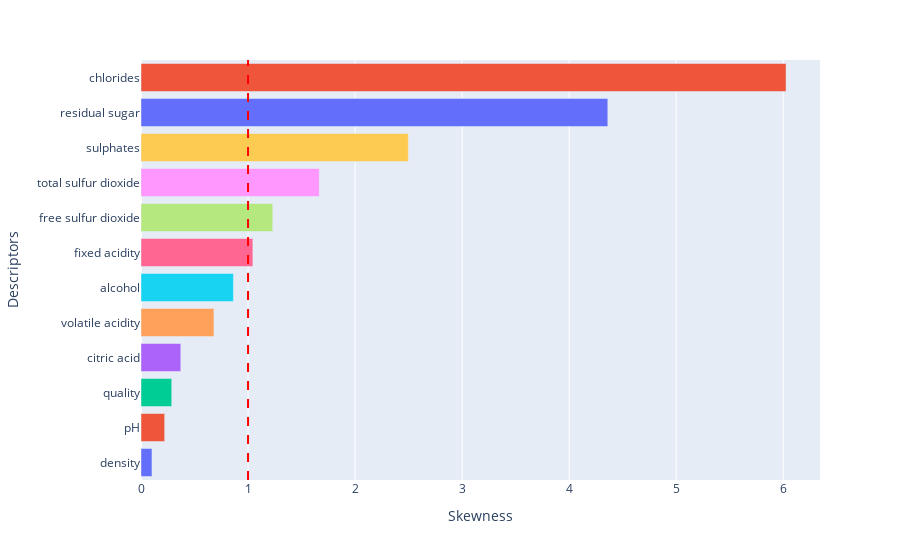

Notebook source saved alongside this figure:
### Code cell
from plotly.express import bar

skewness = data.skew().sort_values(ascending=True)
fig = bar(x=skewness, y=skewness.index, color=skewness.index, labels={'x': 'Skewness', 'y':'Descriptors'})
fig.update_layout(showlegend=False)
fig.add_vline(x=1, line_dash="dash", line_color="red")
fig.show()

### Figure 1 — Plotly figure (JSON) as saved in the notebook; plotly's stock layout.template omitted (floating-point values rounded to 4 significant figures)
{"data": [{"alignmentgroup": "True", "hovertemplate": "color=density<br>Skewness=%{x}<br>Descriptors=%{y}<extra></extra>", "legendgroup": "density", "marker": {"color": "#636efa", "pattern": {"shape": ""}}, "name": "density", "offsetgroup": "density", "orientation": "h", "showlegend": true, "textposition": "auto", "type": "bar", "x": [0.1024], "xaxis": "x", "y": ["density"], "yaxis": "y"}, {"alignmentgroup": "True", "hovertemplate": "color=pH<br>Skewness=%{x}<br>Descriptors=%{y}<extra></extra>", "legendgroup": "pH", "marker": {"color": "#EF553B", "pattern": {"shape": ""}}, "name": "pH", "offsetgroup": "pH", "orientation": "h", "showlegend": true, "textposition": "auto", "type": "bar", "x": [0.2211], "xaxis": "x", "y": ["pH"], "yaxis": "y"}, {"alignmentgroup": "True", "hovertemplate": "color=quality<br>Skewness=%{x}<br>Descriptors=%{y}<extra></extra>", "legendgroup": "quality", "marker": {"color": "#00cc96", "pattern": {"shape": ""}}, "name": "quality", "offsetgroup": "quality", "orientation": "h", "showlegend": true, "textposition": "auto", "type": "bar", "x": [0.2868], "xaxis": "x", "y": ["quality"], "yaxis": "y"}, {"alignmentgroup": "True", "hovertemplate": "color=citric acid<br>Skewness=%{x}<br>Descriptors=%{y}<extra></extra>", "legendgroup": "citric acid", "marker": {"color": "#ab63fa", "pattern": {"shape": ""}}, "name": "citric acid", "offsetgroup": "citric acid", "orientation": "h", "showlegend": true, "textposition": "auto", "type": "bar", "x": [0.3716], "xaxis": "x", "y": ["citric acid"], "yaxis": "y"}, {"alignmentgroup": "True", "hovertemplate": "color=volatile acidity<br>Skewness=%{x}<br>Descriptors=%{y}<extra></extra>", "legendgroup": "volatile acidity", "marker": {"color": "#FFA15A", "pattern": {"shape": ""}}, "name": "volatile acidity", "offsetgroup": "volatile acidity", "orientation": "h", "showlegend": true, "textposition": "auto", "type": "bar", "x": [0.6815], "xaxis": "x", "y": ["volatile acidity"], "yaxis": "y"}, {"alignmentgroup": "True", "hovertemplate": "color=alcohol<br>Skewness=%{x}<br>Descriptors=%{y}<extra></extra>", "legendgroup": "alcohol", "marker": {"color": "#19d3f3", "pattern": {"shape": ""}}, "name": "alcohol", "offsetgroup": "alcohol", "orientation": "h", "showlegend": true, "textposition": "auto", "type": "bar", "x": [0.8633], "xaxis": "x", "y": ["alcohol"], "yaxis": "y"}, {"alignmentgroup": "True", "hovertemplate": "color=fixed acidity<br>Skewness=%{x}<br>Descriptors=%{y}<extra></extra>", "legendgroup": "fixed acidity", "marker": {"color": "#FF6692", "pattern": {"shape": ""}}, "name": "fixed acidity", "offsetgroup": "fixed acidity", "orientation": "h", "showlegend": true, "textposition": "auto", "type": "bar", "x": [1.045], "xaxis": "x", "y": ["fixed acidity"], "yaxis": "y"}, {"alignmentgroup": "True", "hovertemplate": "color=free sulfur dioxide<br>Skewness=%{x}<br>Descriptors=%{y}<extra></extra>", "legendgroup": "free sulfur dioxide", "marker": {"color": "#B6E880", "pattern": {"shape": ""}}, "name": "free sulfur dioxide", "offsetgroup": "free sulfur dioxide", "orientation": "h", "showlegend": true, "textposition": "auto", "type": "bar", "x": [1.231], "xaxis": "x", "y": ["free sulfur dioxide"], "yaxis": "y"}, {"alignmentgroup": "True", "hovertemplate": "color=total sulfur dioxide<br>Skewness=%{x}<br>Descriptors=%{y}<extra></extra>", "legendgroup": "total sulfur dioxide", "marker": {"color": "#FF97FF", "pattern": {"shape": ""}}, "name": "total sulfur dioxide", "offsetgroup": "total sulfur dioxide", "orientation": "h", "showlegend": true, "textposition": "auto", "type": "bar", "x": [1.666], "xaxis": "x", "y": ["total sulfur dioxide"], "yaxis": "y"}, {"alignmentgroup": "True", "hovertemplate": "color=sulphates<br>Skewness=%{x}<br>Descriptors=%{y}<extra></extra>", "legendgroup": "sulphates", "marker": {"color": "#FECB52", "pattern": {"shape": ""}}, "name": "sulphates", "offsetgroup": "sulphates", "orientation": "h", "showlegend": true, "textposition": "auto", "type": "bar", "x": [2.497], "xaxis": "x", "y": ["sulphates"], "yaxis": "y"}, {"alignmentgroup": "True", "hovertemplate": "color=residual sugar<br>Skewness=%{x}<br>Descriptors=%{y}<extra></extra>", "legendgroup": "residual sugar", "marker": {"color": "#636efa", "pattern": {"shape": ""}}, "name": "residual sugar", "offsetgroup": "residual sugar", "orientation": "h", "showlegend": true, "textposition": "auto", "type": "bar", "x": [4.361], "xaxis": "x", "y": ["residual sugar"], "yaxis": "y"}, {"alignmentgroup": "True", "hovertemplate": "color=chlorides<br>Skewness=%{x}<br>Descriptors=%{y}<extra></extra>", "legendgroup": "chlorides", "marker": {"color": "#EF553B", "pattern": {"shape": ""}}, "name": "chlorides", "offsetgroup": "chlorides", "orientation": "h", "showlegend": true, "textposition": "auto", "type": "bar", "x": [6.026], "xaxis": "x", "y": ["chlorides"], "yaxis": "y"}], "layout": {"barmode": "relative", "legend": {"title": {"text": "color"}, "tracegroupgap": 0}, "margin": {"t": 60}, "shapes": [{"line": {"color": "red", "dash": "dash"}, "type": "line", "x0": 1, "x1": 1, "xref": "x", "y0": 0, "y1": 1, "yref": "y domain"}], "showlegend": false, "xaxis": {"anchor": "y", "domain": [0, 1], "title": {"text": "Skewness"}}, "yaxis": {"anchor": "x", "domain": [0, 1], "title": {"text": "Descriptors"}}}}
